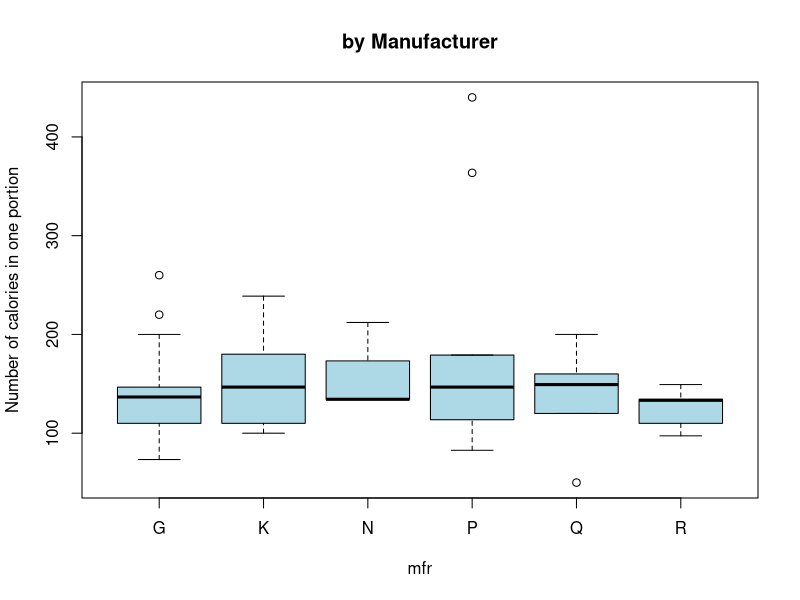

Reproduce this figure in R.
## ---- chunk 1
knitr::opts_chunk$set(eval=T, echo=T)
solution <- T
## ---- chunk 2
#Color Format
colFmt = function(x,color){
  outputFormat = knitr::opts_knit$get("rmarkdown.pandoc.to")
  if(outputFormat == 'latex')
    paste("\\textcolor{",color,"}{",x,"}",sep="")
  else if(outputFormat == 'html')
    paste("<font color='",color,"'>",x,"</font>",sep="")
  else
    x
}
## ---- chunk 3
library(MASS)
data("UScereal")
# When a datasets is issued from a R library like MASS 
# you can have a look at the help page for details
# ?UScereal
## ---- chunk 4
summary(UScereal)
## ---- chunk 5
boxplot(calories~mfr, data=UScereal, col="lightblue", 
        ylab="Number of calories in one portion", main="by Manufacturer")
## ---- chunk 6
by(UScereal$calories, UScereal$mfr, shapiro.test)
## ---- chunk 7
by(UScereal$calories, UScereal$mfr, shapiro.test)
kruskal.test(calories~mfr, data=UScereal)
